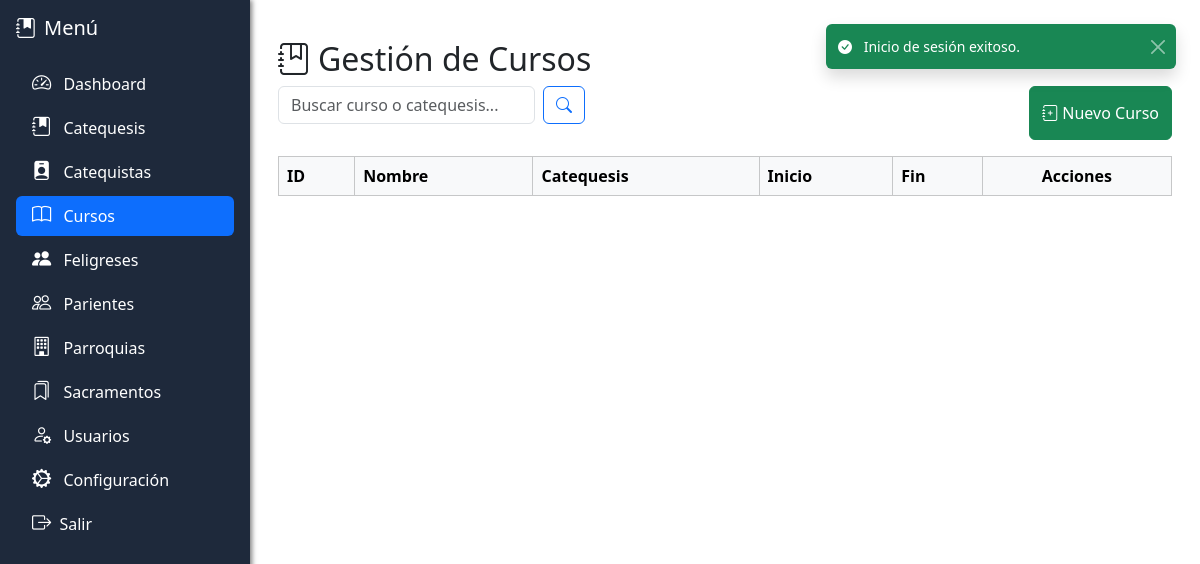
The app's page /index.php?vista=cursos (signed in), older data.
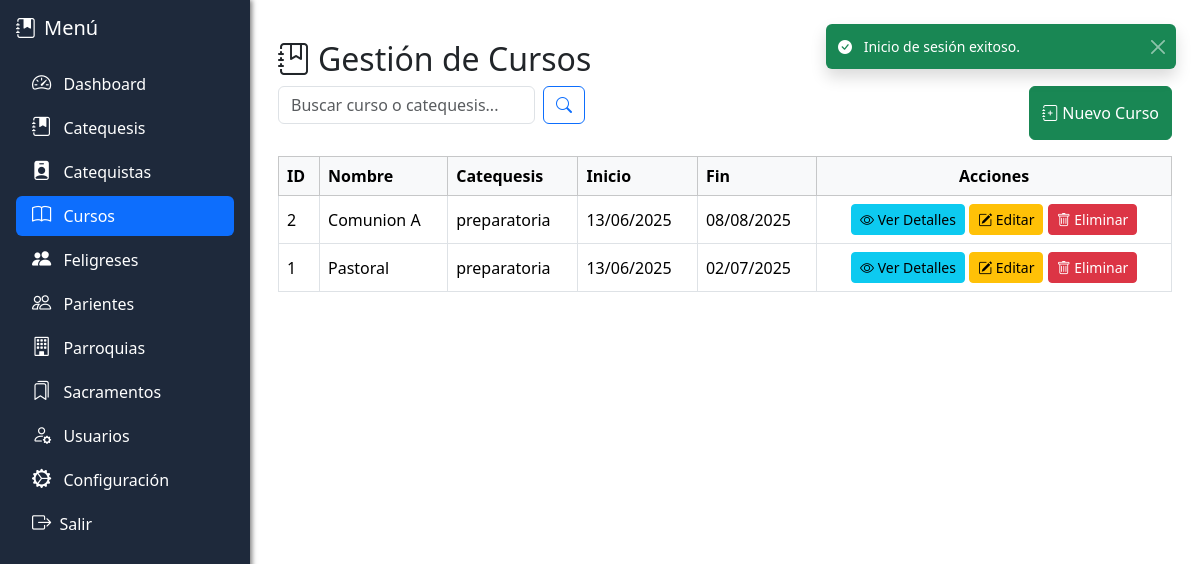
The same page, newer data.
### tables this page shows
CREATE TABLE `cursos` (
  `id_curso` int(11) NOT NULL,
  `id_catequesis` int(11) DEFAULT NULL,
  `nombre` varchar(100) DEFAULT NULL,
  `descripcion` text DEFAULT NULL,
  `fecha_inicio` date DEFAULT NULL,
  `fecha_fin` date DEFAULT NULL
);

CREATE TABLE `catequesis` (
  `id_catequesis` int(11) NOT NULL,
  `nombre` varchar(100) DEFAULT NULL,
  `descripcion` text DEFAULT NULL
);

### views/cursos.php (the view, shortened to what this page needs)
<?php
$buscar = $_GET['buscar'] ?? '';
$sql = "SELECT c.*, cat.nombre AS catequesis_nombre FROM cursos c
        LEFT JOIN catequesis cat ON c.id_catequesis = cat.id_catequesis
        WHERE c.nombre LIKE :buscar OR cat.nombre LIKE :buscar
        ORDER BY c.id_curso DESC";
$stmt = $pdo->prepare($sql);
$stmt->execute(['buscar' => "%$buscar%"]);
$cursos = $stmt->fetchAll(PDO::FETCH_ASSOC);
?>
<main id="content">
    <div class="container mt-4">
        <h2><i class="bi bi-journal-bookmark me-2"></i>Gestión de Cursos</h2>
        <div class="d-flex justify-content-between mb-3">
            <form class="d-flex" method="GET">
                <input class="form-control me-2" type="search" name="buscar" value="<?= htmlspecialchars($buscar) ?>"
                    placeholder="Buscar curso o catequesis...">
                <button class="btn btn-outline-primary" type="submit"><i class="bi bi-search"></i></button>
            </form>
            <button class="btn btn-success" data-bs-toggle="modal" data-bs-target="#modalRegistro">
                <i class="bi bi-journal-plus me-1"></i>Nuevo Curso
            </button>
        </div>
        <table class="table table-bordered table-hover align-middle">
            <thead class="table-light">
                <tr>
                    <th>ID</th>
                    <th>Nombre</th>
                    <th>Catequesis</th>
                    <th>Inicio</th>
                    <th>Fin</th>
                    <th class="text-center">Acciones</th>
                </tr>
            </thead>
            <tbody>
                <?php foreach ($cursos as $c): ?>
                    <tr>
                        <td><?= $c['id_curso'] ?></td>
                        <td><?= htmlspecialchars($c['nombre']) ?></td>
                        <td><?= htmlspecialchars($c['catequesis_nombre']) ?></td>
                        <td><?= date('d/m/Y', strtotime($c['fecha_inicio'])) ?></td>
                        <td><?= date('d/m/Y', strtotime($c['fecha_fin'])) ?></td>
                        <td class="text-center">
                            <button class="btn btn-sm btn-info" data-bs-toggle="modal"
                                data-bs-target="#modalDetalles<?= $c['id_curso'] ?>">
                                <i class="bi bi-eye"></i> Ver Detalles
                            </button>
                            <button class="btn btn-sm btn-warning" data-bs-toggle="modal"
                                data-bs-target="#modalEditar<?= $c['id_curso'] ?>">
                                <i class="bi bi-pencil-square"></i> Editar
                            </button>
                            <a href="php/eliminar_cursos.php?id=<?= $c['id_curso'] ?>" class="btn btn-sm btn-danger"
                                onclick="return confirm('¿Eliminar este curso?')">
                                <i class="bi bi-trash"></i> Eliminar
                            </a>
                        </td>
                    </tr>
                <?php endforeach ?>
            </tbody>
        </table>
    </div>
</main>

### components/alerta.php (shortened to what this page needs)
<?php if (isset($_SESSION['alerta'])):
  $tipo = $_SESSION['alerta']['tipo'] ?? 'warning';
  $mensaje = $_SESSION['alerta']['mensaje'] ?? '';
  $clase = 'text-bg-' . $tipo;
  $iconos = [
    'success' => 'bi-check-circle-fill',
    'warning' => 'bi-exclamation-triangle-fill',
    'danger'  => 'bi-x-circle-fill'
  ];
  $icono = $iconos[$tipo] ?? 'bi-info-circle-fill';
?>
  <div id="alerta-flotante" class="toast align-items-center <?= $clase ?> border-0 position-fixed top-0 end-0 m-4 show" role="alert" aria-live="assertive" aria-atomic="true" style="z-index: 1080; min-width: 300px;">
    <div class="d-flex">
      <div class="toast-body">
        <i class="bi <?= $icono ?> me-2"></i>
        <?= htmlspecialchars($mensaje) ?>
      </div>
      <button type="button" class="btn-close btn-close-white me-2 m-auto" data-bs-dismiss="toast" aria-label="Cerrar"></button>
    </div>
  </div>
<?php endif; ?>

### index.php (shortened to what this page needs)
<?php
require_once 'components/alerta.php';
$publicas = ['login'];
$vista = $_GET['vista'] ?? 'dashboard';
if (in_array($vista, $publicas)) {
    include 'layout/headerLogin.php';
    include "{$vista}.php";
    include 'layout/footerLogin.php';
} else {
    include 'layout/header.php';
    include 'layout/sidebar.php';
    include "views/{$vista}.php";
    include 'layout/footer.php';
}

### layout/header.php (shortened to what this page needs)
<!DOCTYPE html>
<html lang="es">
<head>
    <link href="https://cdn.jsdelivr.net/npm/bootstrap@5.3.0/dist/css/bootstrap.min.css" rel="stylesheet">
    <link href="https://cdn.jsdelivr.net/npm/bootstrap-icons@1.10.5/font/bootstrap-icons.css" rel="stylesheet">
</head>
<body>

### layout/sidebar.php
<?php
$rol = strtolower(trim($_SESSION['usuario']['rol'] ?? 'sin_permiso'));
$current = $_GET['vista'] ?? 'dashboard';
$iconos = [
  'dashboard' => 'bi-speedometer2',
  'catequesis' => 'bi-journal-bookmark-fill',
  'catequistas' => 'bi-person-badge-fill',
  'cursos' => 'bi-book',
  'feligreses' => 'bi-people-fill',
  'parientes' => 'bi-people',
  'parroquias' => 'bi-building',
  'sacramentos' => 'bi-bookmarks',
  'usuarios' => 'bi-person-gear',
  'perfil' => 'bi-person-circle',
  'configuracion' => 'bi-gear-wide-connected',
];
$menu = [
  'admin' => [
    'Dashboard' => 'dashboard',
    'Catequesis' => 'catequesis',
    'Catequistas' => 'catequistas',
    'Cursos' => 'cursos',
    'Feligreses' => 'feligreses',
    'Parientes' => 'parientes',
    'Parroquias' => 'parroquias',
    'Sacramentos' => 'sacramentos',
    'Usuarios' => 'usuarios',
    'Configuración' => 'configuracion',
  ],
  'secretario' => [
    'Dashboard' => 'dashboard',
    'Catequesis' => 'catequesis',
    'Catequistas' => 'catequistas',
    'Cursos' => 'cursos',
    'Feligreses' => 'feligreses',
    'Parientes' => 'parientes',
  ],
  'archivista' => [
    'Dashboard' => 'dashboard',
    'Feligreses' => 'feligreses',
    'Parientes' => 'parientes',
    'Sacramentos' => 'sacramentos',
  ],
  'parroco' => [
    'Dashboard' => 'dashboard',
    'Catequesis' => 'catequesis',
    'Cursos' => 'cursos',
    'Feligreses' => 'feligreses',
    'Parroquias' => 'parroquias',
    'Sacramentos' => 'sacramentos',
  ],
];
?>
<div class="wrapper">
  <div id="sidebar" class="sidebar position-fixed scroll-box overflow-auto h-100 p-3">
    <h5 class="mb-4"><i class="bi bi-journal-bookmark-fill me-2"></i>Menú</h5>
    <ul class="nav nav-pills flex-column">
      <?php foreach ($menu[$rol] as $label => $vistaName):
        $active = ($current === $vistaName) ? 'active' : '';
        $icon = $iconos[$vistaName] ?? 'bi-chevron-right';
        ?>
        <li class="nav-item mb-1">
          <a href="index.php?vista=<?= $vistaName ?>" class="nav-link <?= $active ?>">
            <i class="bi <?= $icon ?> me-2"></i>
            <span class="link-text"><?= $label ?></span>
          </a>
        </li>
      <?php endforeach; ?>
      <li class="nav-item mb-1">
        <a href="" id="cerrarSession" class="nav-link">
          <i class="bi bi-box-arrow-right me-1"></i> Salir
        </a>
      </li>
    </ul>
  </div>

### layout/footer.php (shortened to what this page needs)
</div>
<link href="https://cdn.jsdelivr.net/npm/bootstrap@5.3.3/dist/css/bootstrap.min.css" rel="stylesheet">
</body>
</html>

### layout/header.php (style rules this page uses)
html, body { height: 100%; margin: 0; overflow: hidden; background-color: #f8f9fa; }
.wrapper { display: flex; height: 100vh; overflow: hidden; }
.sidebar { width: 250px; background-color: #1e293b; color: #fff; box-shadow: 2px 0 5px rgba(0, 0, 0, 0.5); overflow-y: auto; transition: all 0.3s ease; z-index: 1050; position: relative; padding: 10px; scrollbar-width: thin; scrollbar-color: #1e293b #0f172a; }
.sidebar .nav-link { color: #fff; transition: all 0.2s; }
.sidebar .nav-link:hover, .sidebar .nav-link.active { background-color: rgb(7, 88, 169); color: rgb(160, 160, 160); }
.sidebar .nav-link i { font-size: 1.2rem; }
#content { flex-grow: 1; overflow-y: auto; height: calc(100vh - 80px); margin-left: 250px; padding: 1rem; transition: margin-left 0.3s ease; }
.btn-success { background-color: #198754; border-color: #198754; }
.form-control::placeholder { color: #adb5bd; }

Row changes from the older to the newer data that the page shows:
added cursos: id_curso "2", nombre "Comunion A", id_catequesis.nombre "preparatoria", fecha_inicio "13/06/2025", fecha_fin "08/08/2025"
added cursos: id_curso "1", nombre "Pastoral", id_catequesis.nombre "preparatoria", fecha_inicio "13/06/2025", fecha_fin "02/07/2025"
